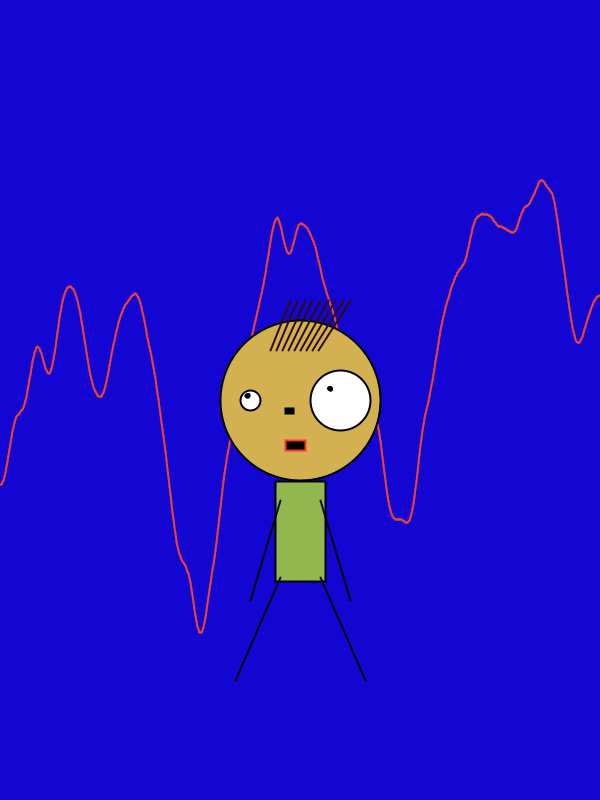
Frame 1 (no input)
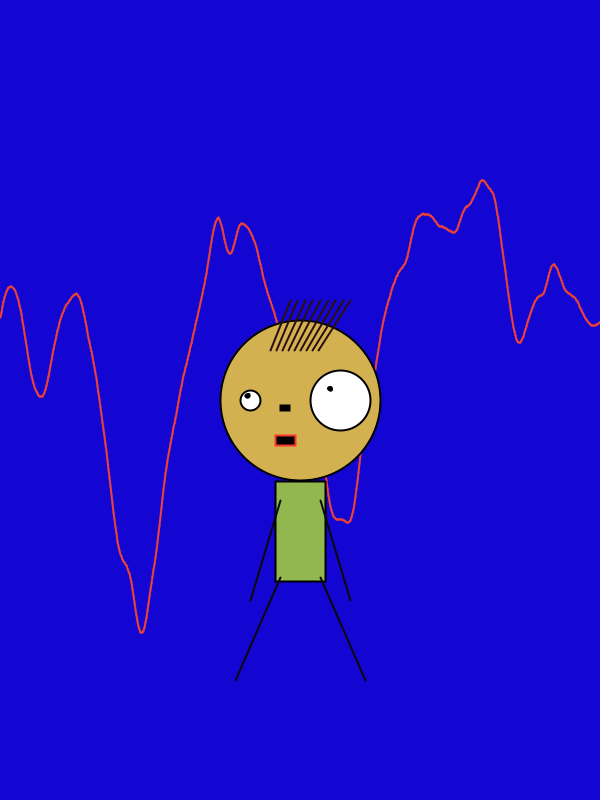
Frame 60 (the mouse pressed at the canvas centre just before this capture)
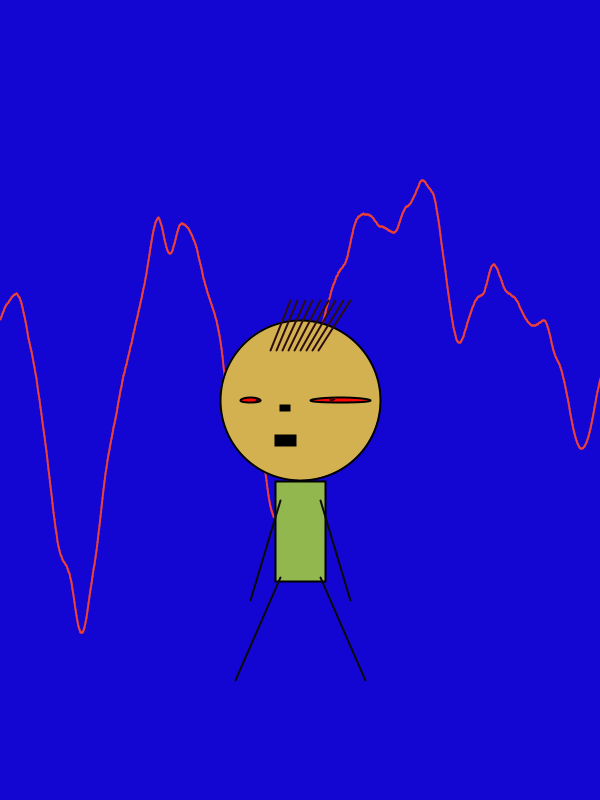
Frame 120 (the mouse held since frame 60 and released just before this capture)

The Processing sketch that drew these frames (run headless with seeded random() and noise(); from frame 60 on, the mouse is pressed at the canvas centre):

// Processing sketch: processing_14393
// ── processing_14393.pde

/*
    Program Name: High
    Version: 1.0

    Copyright (C) < 2010 >  < Odgerel >

    This program is free software: you can redistribute it and/or modify
    it under the terms of the GNU General Public License as published by
    the Free Software Foundation, either version 3 of the License, or
    (at your option) any later version.

    This program is distributed in the hope that it will be useful,
    but WITHOUT ANY WARRANTY; without even the implied warranty of
    MERCHANTABILITY or FITNESS FOR A PARTICULAR PURPOSE.  See the
    GNU General Public License for more details.

    You should have received a copy of the GNU General Public License
    along with this program.  If not, see <http://www.gnu.org/licenses/>.

*/



float t = 0.0;

 void setup() 
{
  size(600, 800); 
  frameRate(-100);
  smooth();
  strokeWeight(2.5);
}

 void draw()
{
  float xoff = t;

  background(19, 6, 211);

  for (int i = 0; i < width; i++) {
    stroke(237, 64, 55);
    strokeWeight(2);
    float y1 = noise(xoff)*height;
    float y2 = noise(xoff+0.01)*height;
    line(i,y1,i+1,y2);

    xoff += 0.01;
  }
  t+= 0.01;

  face( width/2, height/2, 160 );
  body(width/2, height/2 + 100);
  leg(width/2, height/2 + 200);
  arm(width/2, height/2 + 100);
}

 void face( float x, float y, float size )

{
  fill(211, 177, 81);
  stroke(0);
  ellipse(x, y, size, size);
  eye(x - 50,  y, 20 );
  eye(x + 40,  y, 60 );
  for (int i = 0; i < 18; i+=2) 
  {
    hair( x + i * 3 - 30, y - 50, 50, i * 0.8 );
  }

  nose(x, y, 25);
  mouth(x, y + 40, 20);
}

 void nose( float x, float y, float size )
{
  fill(0);
  stroke(0); 
  rect(x - 15, y + 8, size/3, size/5);
}

 void mouth(float x, float y, float size)
{
  if(mousePressed)
  {
    stroke(0);
  }
  else
  {
    stroke(247,55,45);
  }
  rect(x - 15,y, size, size/2);
}

 void hair(float x, float y, float len, float craziness )
{
  fill(255);
  stroke(44, 14, 12);
  beginShape();
  vertex(x, y);
  vertex(x + craziness + 20, y - len);
  endShape();
}



 
 void eye(float x, float y, float size) {


  float angle = atan2(mouseY-y, mouseX-x);


  pushMatrix();
  translate(x, y);   
  if(mousePressed)
  {
    fill(255, 5, 5);
    ellipse(0, 0, size, 5);
    scale(1,0.2);
    rotate(angle);
    fill(0);
    ellipse(8, 0, 4, 4);
  }
  else
  {

    fill(255);
    ellipse(0, 0, size, size);
    rotate(angle);
    fill(0);
    ellipse(size/4, 0, 4, 4);
  }
  popMatrix();
}





 void body(float x, float y)

{
  pushMatrix();
  translate(x, y);
  stroke(0);
  fill(146, 183, 79);
  rectMode(CENTER);
  rect(0.5,31.9,50,100);
  popMatrix();
}

 void arm(float x, float y)
{
  fill(255, 255, 255);
  line(x+20, y, x+50, y+100);
  line(x-20, y, x-50, y+100);  
}


 void leg(float x, float y)
{
  pushMatrix();
  translate(x, y);
  fill(0);
  stroke(10, 9, 8);
  line(20, -23, 65, 80);
  line(-20, -23, -65, 80);
  popMatrix();
}
void mousePressed() {
   println("Hyphy!");
}
